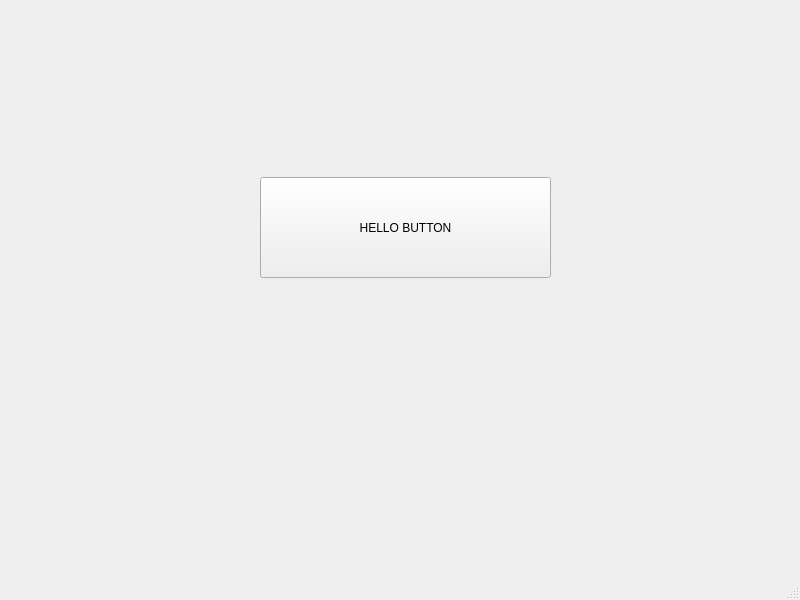
<?xml version="1.0" encoding="UTF-8"?>
<ui version="4.0">
 <class>MainWindow</class>
 <widget class="QMainWindow" name="MainWindow">
  <property name="geometry">
   <rect>
    <x>0</x>
    <y>0</y>
    <width>800</width>
    <height>600</height>
   </rect>
  </property>
  <property name="windowTitle">
   <string>MainWindow</string>
  </property>
  <widget class="QWidget" name="centralwidget">
   <widget class="QPushButton" name="pushButton">
    <property name="geometry">
     <rect>
      <x>260</x>
      <y>177</y>
      <width>291</width>
      <height>101</height>
     </rect>
    </property>
    <property name="text">
     <string>HELLO BUTTON</string>
    </property>
   </widget>
  </widget>
  <widget class="QMenuBar" name="menubar">
   <property name="geometry">
    <rect>
     <x>0</x>
     <y>0</y>
     <width>800</width>
     <height>26</height>
    </rect>
   </property>
  </widget>
  <widget class="QStatusBar" name="statusbar"/>
 </widget>
 <resources/>
 <connections/>
</ui>
